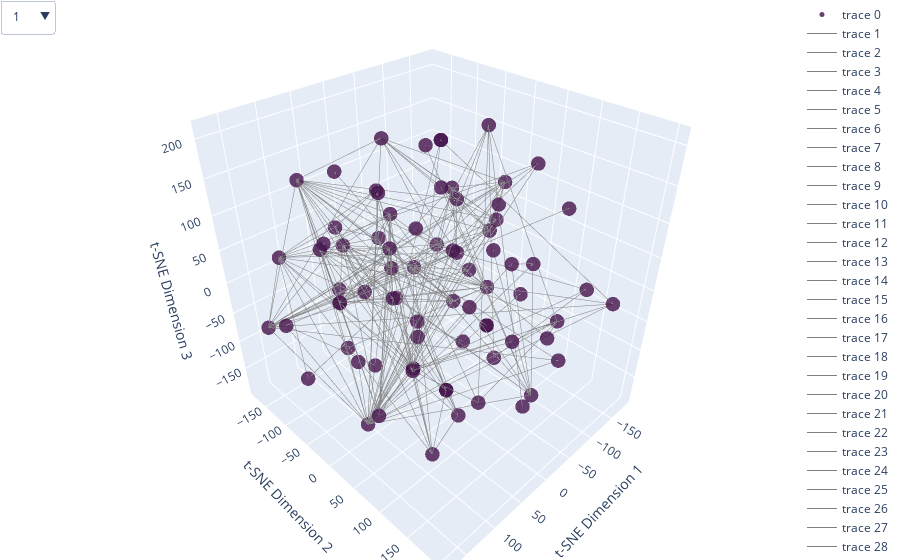

The notebook cell saved with this chart:
### Code cell
def plot_tsne(similarities, node_list, edge_list, perplexity=30, learning_rate=200, n_iter=1000, interactive=False):
    tsne = TSNE(n_components=3, perplexity=perplexity, learning_rate=learning_rate, n_iter=n_iter)
    embeddings = tsne.fit_transform(1 - similarities)

    inertias = []
    for k in range(1, min(10, len(node_list))):
        kmeans = KMeans(n_clusters=k)
        kmeans.fit(embeddings)
        inertias.append(kmeans.inertia_)

    plt.figure(figsize=(10, 6))
    plt.plot(range(1, min(10, len(node_list))), inertias, marker='o', linestyle='--')
    plt.xlabel('Number of clusters')
    plt.ylabel('Inertia')
    plt.title('Elbow Method For Optimal Number of Clusters')
    plt.xticks(range(1, min(10, len(node_list))))
    plt.grid(True)
    plt.show()

    optimal_k = np.argmin(np.diff(inertias)) + 1
    # Perform K-means
    kmeans = KMeans(n_clusters=optimal_k)
    print(f"Optimal number of clusters: {optimal_k}")
    labels = kmeans.fit_predict(embeddings)

    plt.figure(figsize=(10, 8))
    plt.scatter(embeddings[:, 0], embeddings[:, 1], c='blue', s=50)

    for edge in edge_list:
        u, v = edge
        u_index = node_list.index(u)
        v_index = node_list.index(v)
        plt.plot([embeddings[u_index, 0], embeddings[v_index, 0]], 
                    [embeddings[u_index, 1], embeddings[v_index, 1]], 
                    color='gray', alpha=0.5)

    for i, node_number in enumerate(node_list):
        plt.text(embeddings[i, 0], embeddings[i, 1], node_number, color='black')

    plt.title('TSNE Visualization of Node Similarities')
    plt.xlabel('TSNE Dimension 1')
    plt.ylabel('TSNE Dimension 2')
    plt.grid(True)
    plt.show()

    if interactive:
        trace = go.Scatter3d(
            x=embeddings[:, 0],
            y=embeddings[:, 1],
            z=embeddings[:, 2],
            mode='markers',
            text=node_list,
            hoverinfo='text',
            marker=dict(
                size=5,
                color=labels,
                colorscale='twilight',
                opacity=0.8
            )
        )
        
        edge_traces = []
        for edge in edge_list:
            u, v = edge
            u_index = node_list.index(u)
            v_index = node_list.index(v)
            edge_trace = go.Scatter3d(
                x=[embeddings[u_index, 0], embeddings[v_index, 0]],
                y=[embeddings[u_index, 1], embeddings[v_index, 1]],
                z=[embeddings[u_index, 2], embeddings[v_index, 2]],
                mode='lines',
                line=dict(color='gray', width=1),
                hoverinfo='none'
            )
            edge_traces.append(edge_trace)
        
        dropdown_buttons = [
            {
                'label': node,
                'method': 'update',
                'args': [
                    {'selectedpoints': [node_list.index(node)]},
                    {'marker.color': ['rgba(255,0,0,1)' if i == node_list.index(node) else 'rgba(0,0,0,1)' for i in range(len(node_list))]}
                ]
            }
            for node in node_list
        ]

        updatemenu = [
            {
                'buttons': dropdown_buttons,
                'direction': 'down',
                'showactive': True,
            }
        ]

        layout = go.Layout(
            scene=dict(
                xaxis=dict(title='t-SNE Dimension 1'),
                yaxis=dict(title='t-SNE Dimension 2'),
                zaxis=dict(title='t-SNE Dimension 3')
            ),
            margin=dict(l=0, r=0, b=0, t=0),
            updatemenus=updatemenu
        )

        fig = go.Figure(data=[trace] + edge_traces, layout=layout)
        fig.show()

plot_tsne(similarity_matrix, node_list, edge_list, interactive=True)
